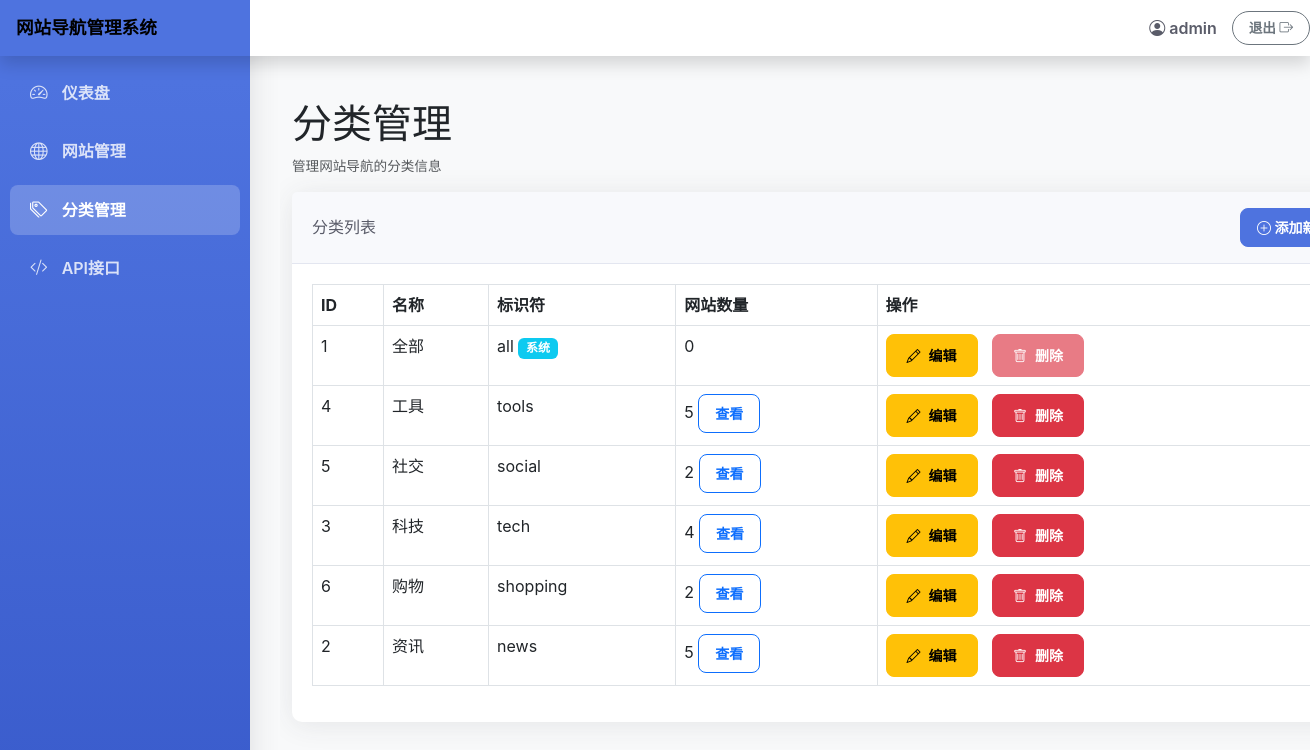
The app's page /categories.php (signed in) with its own data.
### tables this page shows
CREATE TABLE IF NOT EXISTS categories (
    id INT AUTO_INCREMENT PRIMARY KEY,
    name VARCHAR(50) NOT NULL,
    identifier VARCHAR(50) NOT NULL UNIQUE,
    created_at TIMESTAMP DEFAULT CURRENT_TIMESTAMP,
    updated_at TIMESTAMP DEFAULT CURRENT_TIMESTAMP ON UPDATE CURRENT_TIMESTAMP
);

### categories.php (the view, shortened to what this page needs)
<?php
$conn = connectDB();
$editCategory = null;
$categories = [];
$categoryResult = $conn->query("SELECT c.*, (SELECT COUNT(*) FROM websites WHERE category_id = c.id) as website_count FROM categories c ORDER BY c.name");
while ($row = $categoryResult->fetch_assoc()) {
    $categories[] = $row;
}
?>
<!DOCTYPE html>
<html lang="zh-CN">
<head>
    <link rel="stylesheet" href="https://cdn.jsdelivr.net/npm/bootstrap@5.3.0/dist/css/bootstrap.min.css">
    <link rel="stylesheet" href="https://cdn.jsdelivr.net/npm/bootstrap-icons@1.10.0/font/bootstrap-icons.css">
    <link rel="stylesheet" href="assets/css/style.css">
</head>
<body>
    <nav class="navbar navbar-light fixed-top flex-md-nowrap shadow">
        <a class="navbar-brand" href="dashboard.php">网站导航管理系统</a>
        <div class="navbar-user">
            <span class="user-name"><i class="bi bi-person-circle me-1"></i><?php echo htmlspecialchars($_SESSION['username']); ?></span>
            <a href="logout.php" class="btn btn-outline-secondary">退出 <i class="bi bi-box-arrow-right"></i></a>
        </div>
    </nav>
    <div class="container-fluid">
        <div class="row">
            <nav id="sidebarMenu" class="sidebar">
                <div class="sidebar-sticky">
                    <ul class="nav flex-column">
                        <li class="nav-item">
                            <a class="nav-link" href="dashboard.php">
                                <i class="bi bi-speedometer2"></i> 仪表盘
                            </a>
                        </li>
                        <li class="nav-item">
                            <a class="nav-link" href="websites.php">
                                <i class="bi bi-globe"></i> 网站管理
                            </a>
                        </li>
                        <li class="nav-item">
                            <a class="nav-link active" href="categories.php">
                                <i class="bi bi-tags"></i> 分类管理
                            </a>
                        </li>
                        <li class="nav-item">
                            <a class="nav-link" href="api-docs.php">
                                <i class="bi bi-code-slash"></i> API接口
                            </a>
                        </li>
                    </ul>
                </div>
            </nav>
            <main role="main">
                <div class="page-header">
                    <h1><?php echo isset($_GET['action']) && ($_GET['action'] == 'add' || $_GET['action'] == 'edit') ? ($_GET['action'] == 'add' ? '添加新分类' : '编辑分类') : '分类管理'; ?></h1>
                    <p class="text-muted">管理网站导航的分类信息</p>
                </div>
                <?php if (isset($_GET['action']) && ($_GET['action'] == 'add' || $_GET['action'] == 'edit')): ?>
                    <div class="card">
                        <div class="card-header">
                            <h6 class="m-0 font-weight-bold"><?php echo $_GET['action'] == 'add' ? '添加新分类' : '编辑分类'; ?></h6>
                        </div>
                        <div class="card-body">
                            <form method="post" action="">
                                <?php if ($_GET['action'] == 'edit' && $editCategory): ?>
                                    <input type="hidden" name="id" value="<?php echo $editCategory['id']; ?>">
                                <?php endif; ?>
                                <div class="form-group">
                                    <label for="name" class="form-label">分类名称 <span class="text-danger">*</span></label>
                                    <input type="text" class="form-control" id="name" name="name" required value="<?php echo $editCategory ? htmlspecialchars($editCategory['name']) : ''; ?>">
                                </div>
                                <div class="form-group">
                                    <label for="identifier" class="form-label">分类标识符 <span class="text-danger">*</span></label>
                                    <input type="text" class="form-control" id="identifier" name="identifier" required value="<?php echo $editCategory ? htmlspecialchars($editCategory['identifier']) : ''; ?>" <?php echo $editCategory && $editCategory['identifier'] == 'all' ? 'readonly' : ''; ?>>
                                    <small class="form-text text-muted">用于系统内部识别的唯一标识符，只能包含字母、数字和下划线</small>
                                    <?php if ($editCategory && $editCategory['identifier'] == 'all'): ?>
                                        <small class="form-text text-danger">"all"是系统保留标识符，不能修改</small>
                                    <?php endif; ?>
                                </div>
                                <div class="form-group">
                                    <button type="submit" class="btn btn-primary"><?php echo $_GET['action'] == 'add' ? '添加分类' : '保存修改'; ?></button>
                                    <a href="categories.php" class="btn btn-secondary">取消</a>
                                </div>
                            </form>
                        </div>
                    </div>
                <?php else: ?>
                    <div class="card">
                        <div class="card-header">
                            <h6 class="m-0 font-weight-bold">分类列表</h6>
                            <a href="categories.php?action=add" class="btn btn-primary btn-sm">
                                <i class="bi bi-plus-circle"></i> 添加新分类
                            </a>
                        </div>
                        <div class="card-body">
                            <div class="table-responsive">
                                <table class="table table-bordered" width="100%" cellspacing="0">
                                    <thead>
                                        <tr>
                                            <th>ID</th>
                                            <th>名称</th>
                                            <th>标识符</th>
                                            <th>网站数量</th>
                                            <th>操作</th>
                                        </tr>
                                    </thead>
                                    <tbody>
                                        <?php if (count($categories) > 0): ?>
                                            <?php foreach ($categories as $category): ?>
                                                <tr class="category-item <?php echo $category['identifier'] == 'all' ? 'category-system' : ''; ?>">
                                                    <td><?php echo $category['id']; ?></td>
                                                    <td><?php echo htmlspecialchars($category['name']); ?></td>
                                                    <td>
                                                        <?php echo htmlspecialchars($category['identifier']); ?>
                                                        <?php if ($category['identifier'] == 'all'): ?>
                                                            <span class="badge bg-info">系统</span>
                                                        <?php endif; ?>
                                                    </td>
                                                    <td>
                                                        <span class="category-count"><?php echo $category['website_count']; ?></span>
                                                        <?php if ($category['website_count'] > 0): ?>
                                                            <a href="websites.php?category=<?php echo $category['id']; ?>" class="btn btn-sm btn-outline-primary">查看</a>
                                                        <?php endif; ?>
                                                    </td>
                                                    <td class="action-buttons">
                                                        <a href="categories.php?action=edit&id=<?php echo $category['id']; ?>" class="btn btn-warning btn-sm">
                                                            <i class="bi bi-pencil"></i> 编辑
                                                        </a>
                                                        <?php if ($category['identifier'] != 'all'): ?>
                                                            <a href="categories.php?action=delete&id=<?php echo $category['id']; ?>" class="btn btn-danger btn-sm" onclick="return confirm('确定要删除此分类吗？<?php echo $category['website_count'] > 0 ? '\n注意：此分类下有'.$category['website_count'].'个网站，需要先移除或重新分类这些网站。' : ''; ?>')">
                                                                <i class="bi bi-trash"></i> 删除
                                                            </a>
                                                        <?php else: ?>
                                                            <button class="btn btn-danger btn-sm" disabled title="系统分类不能删除">
                                                                <i class="bi bi-trash"></i> 删除
                                                            </button>
                                                        <?php endif; ?>
                                                    </td>
                                                </tr>
                                            <?php endforeach; ?>
                                        <?php else: ?>
                                            <tr>
                                                <td colspan="5" class="text-center">暂无分类数据</td>
                                            </tr>
                                        <?php endif; ?>
                                    </tbody>
                                </table>
                            </div>
                        </div>
                    </div>
                <?php endif; ?>
            </main>
        </div>
    </div>
</body>
</html>

### assets/css/style.css (style rules this page uses)
:root { --primary-color: #4e73df; --primary-dark: #3a5ccc; --secondary-color: #1cc88a; --secondary-dark: #18a978; --danger-color: #e74a3b; --warning-color: #f6c23e; --text-primary: #5a5c69; --text-secondary: #858796; --bg-light: #f8f9fa; --card-border: #e3e6f0; }
body { background-color: var(--bg-light); font-family: 'Nunito', -apple-system, BlinkMacSystemFont, 'Segoe UI', Roboto, 'Helvetica Neue', Arial, sans-serif; }
.sidebar { position: fixed; top: 0; bottom: 0; left: 0; z-index: 100; padding: 56px 0 0; box-shadow: 0 0.15rem 1.75rem 0 rgba(58, 59, 69, 0.15); background: linear-gradient(180deg, var(--primary-color) 10%, var(--primary-dark) 100%); transition: all 0.3s ease-in-out; width: 250px; }
.sidebar-sticky { position: relative; top: 0; height: calc(100vh - 56px); padding-top: 0.5rem; overflow-x: hidden; overflow-y: auto; }
.sidebar .nav-link { font-weight: 600; color: rgba(255, 255, 255, 0.8); padding: 12px 20px; margin: 4px 10px; border-radius: 8px; transition: all 0.2s ease; }
.sidebar .nav-link.active { color: #fff; background-color: rgba(255, 255, 255, 0.2); }
.sidebar .nav-link i { margin-right: 10px; font-size: 1.1rem; }
.navbar { background-color: white; box-shadow: 0 0.15rem 1.75rem 0 rgba(58, 59, 69, 0.15); z-index: 1000; height: 56px; }
.navbar-brand { padding: 0.75rem 1rem; font-size: 1.1rem; font-weight: 700; color: white; background: var(--primary-color); height: 56px; display: flex; align-items: center; width: 250px; }
.card { border: none; border-radius: 10px; box-shadow: 0 0.15rem 1.75rem 0 rgba(58, 59, 69, 0.1); margin-bottom: 24px; transition: transform 0.2s, box-shadow 0.2s; }
.card-header { background-color: #f8f9fc; border-bottom: 1px solid var(--card-border); padding: 1rem 1.25rem; font-weight: 700; color: var(--text-primary); display: flex; justify-content: space-between; align-items: center; }
.card-body { padding: 1.25rem; }
main { margin-left: 280px; padding: 30px; min-height: calc(100vh - 56px); padding-top: 100px; max-width: 85% !important; overflow-x: hidden; box-sizing: border-box; }
.btn { border-radius: 8px; font-weight: 600; padding: 0.5rem 1rem; transition: all 0.2s; }
.btn-primary { background-color: var(--primary-color); border-color: var(--primary-color); }
.action-buttons { margin-bottom: 30px; }
.action-buttons .btn { margin-right: 10px; padding: 10px 20px; display: inline-flex; align-items: center; }
.action-buttons .btn i { margin-right: 8px; }
.navbar-user { display: flex; align-items: center; margin-left: auto; }
.navbar-user .user-name { margin-right: 15px; color: var(--text-primary); font-weight: 600; }
.navbar-user .btn { padding: 0.375rem 1rem; border-radius: 50px; font-size: 0.85rem; }
.text-muted { font-size: 0.85rem; }

### records on screen
categories: id "1", name "全部", identifier "all", shows "系统", website_count "0", shows "删除"
categories: id "4", name "工具", identifier "tools", website_count "5"
categories: id "5", name "社交", identifier "social", website_count "2"
categories: id "3", name "科技", identifier "tech", website_count "4"
categories: id "6", name "购物", identifier "shopping", website_count "2"
categories: id "2", name "资讯", identifier "news", website_count "5"

### other values on screen
$_SESSION['username'] "admin"
